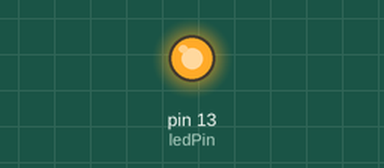
Simulated run of this sketch. Board: Arduino Uno, built with avr-gcc and run on an emulated ATmega328P. Shown: output pins drawn as LEDs (lit = HIGH).

Above: at 0.5 s.
At 40.5 s:
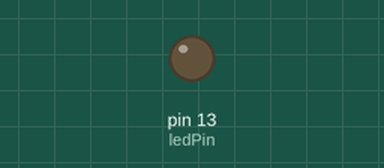
Timing chart, 0 to 44.2 s (numbered marks = the images above):
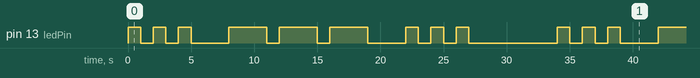

The sketch:

SOS.ino
```cpp
const int ledPin = 13;

void setup() {
  // put your setup code here, to run once:
  pinMode(ledPin,OUTPUT);
}

void loop() {
  // put your main code here, to run repeatedly:
  for(int i = 0; i < 3; i++){
    digitalWrite(ledPin,HIGH);
    delay(1000);
    digitalWrite(ledPin,LOW);
    delay(1000);
  }
  delay(2000);
  for(int i = 0; i < 3; i++){
    digitalWrite(ledPin,HIGH);
    delay(3000);
    digitalWrite(ledPin,LOW);
    delay(1000);
  }
  delay(2000);
  for(int i = 0; i < 3; i++){
    digitalWrite(ledPin,HIGH);
    delay(1000);
    digitalWrite(ledPin,LOW);
    delay(1000);
  }
  delay(6000);
}
```

Measured:
- by itself, pin 13 (ledPin): repeats every 34.0 s: 2 × (LOW 1.0 s, HIGH 1.0 s), LOW 3.0 s, 2 × (HIGH 3.0 s, LOW 1.0 s), HIGH 3.0 s, LOW 3.0 s, 2 × (HIGH 1.0 s, LOW 1.0 s), HIGH 1.0 s, LOW 7.0 s, HIGH 1.0 s
- by itself, everything shown: repeats every 34.0 s, in 18 steps
